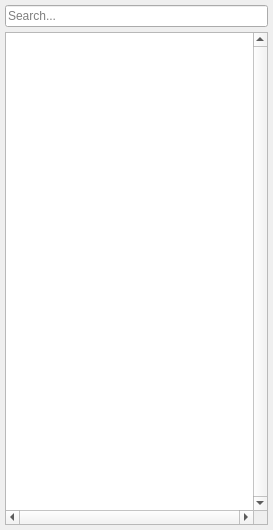
<?xml version="1.0" encoding="UTF-8"?>
<ui version="4.0">
 <class>ItemModelInspectionDialog</class>
 <widget class="QDialog" name="ItemModelInspectionDialog">
  <property name="windowModality">
   <enum>Qt::WindowModal</enum>
  </property>
  <property name="geometry">
   <rect>
    <x>0</x>
    <y>0</y>
    <width>273</width>
    <height>530</height>
   </rect>
  </property>
  <property name="windowTitle">
   <string>Item Model</string>
  </property>
  <layout class="QVBoxLayout" name="verticalLayout">
   <property name="spacing">
    <number>5</number>
   </property>
   <property name="leftMargin">
    <number>5</number>
   </property>
   <property name="topMargin">
    <number>5</number>
   </property>
   <property name="rightMargin">
    <number>5</number>
   </property>
   <property name="bottomMargin">
    <number>5</number>
   </property>
   <item>
    <widget class="QLineEdit" name="filter">
     <property name="placeholderText">
      <string>Search...</string>
     </property>
    </widget>
   </item>
   <item>
    <widget class="QTableView" name="tableView">
     <property name="contextMenuPolicy">
      <enum>Qt::NoContextMenu</enum>
     </property>
     <property name="verticalScrollBarPolicy">
      <enum>Qt::ScrollBarAlwaysOn</enum>
     </property>
     <property name="horizontalScrollBarPolicy">
      <enum>Qt::ScrollBarAlwaysOn</enum>
     </property>
     <property name="alternatingRowColors">
      <bool>true</bool>
     </property>
     <property name="selectionMode">
      <enum>QAbstractItemView::SingleSelection</enum>
     </property>
     <property name="selectionBehavior">
      <enum>QAbstractItemView::SelectRows</enum>
     </property>
     <attribute name="horizontalHeaderVisible">
      <bool>false</bool>
     </attribute>
     <attribute name="verticalHeaderVisible">
      <bool>false</bool>
     </attribute>
    </widget>
   </item>
  </layout>
 </widget>
 <resources/>
 <connections/>
</ui>
